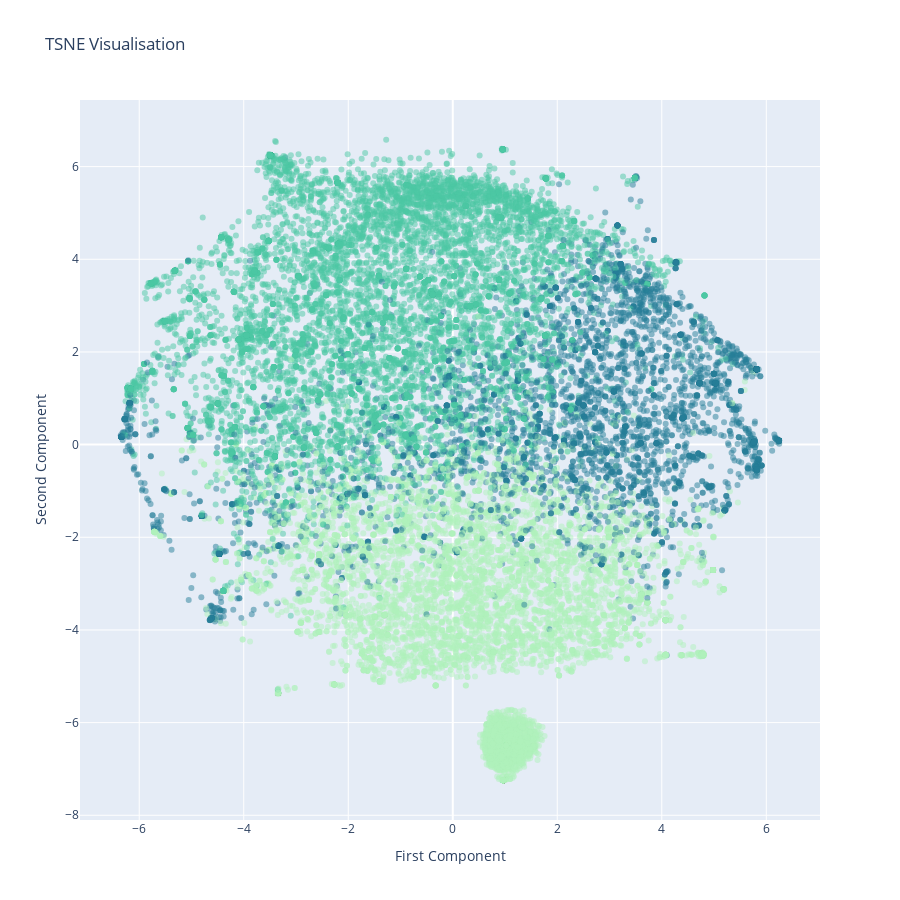

Source (notebook cell):
### Code cell
data_ = [
  go.Scatter (x=tsne_results [:, 0], y=tsne_results[:, 1], mode='markers',
  marker=dict (color=kmeans.labels_, colorscale='Tealgrn_r', opacity=.5), 
  text=[f'label: {a}<br>words: {b}' for a, b in list (zip (label, words))],
  hoverinfo='text'
)]

layout = go.Layout (
  title='TSNE Visualisation',
  # width=1400,
  height=900, 
  colorway=px.colors.sequential.Tealgrn_r,
  xaxis=dict (title='First Component'),
  yaxis=dict(title='Second Component'))

fig = go.Figure (data=data_, layout=layout)

# fig.update_layout (showlegend=True)
fig.show ()

### Figure 1 — Plotly figure (JSON) as saved in the notebook; plotly's stock layout.template omitted (floating-point values rounded to 4 significant figures; data arrays with more than 128 entries replaced by an {"elided": "..."} marker saying what was removed)
{"data": [{"hoverinfo": "text", "marker": {"color": {"elided": "19811 int values"}, "colorscale": [[0, "rgb(37, 125, 152)"], [0.1667, "rgb(44, 152, 160)"], [0.3333, "rgb(56, 178, 163)"], [0.5, "rgb(76, 200, 163)"], [0.6667, "rgb(103, 219, 165)"], [0.8333, "rgb(137, 232, 172)"], [1, "rgb(176, 242, 188)"]], "opacity": 0.5}, "mode": "markers", "text": {"elided": "19811 str values"}, "type": "scatter", "x": {"elided": "19811 float values"}, "y": {"elided": "19811 float values"}}], "layout": {"colorway": ["rgb(37, 125, 152)", "rgb(44, 152, 160)", "rgb(56, 178, 163)", "rgb(76, 200, 163)", "rgb(103, 219, 165)", "rgb(137, 232, 172)", "rgb(176, 242, 188)"], "height": 900, "title": {"text": "TSNE Visualisation"}, "xaxis": {"title": {"text": "First Component"}}, "yaxis": {"title": {"text": "Second Component"}}}}
